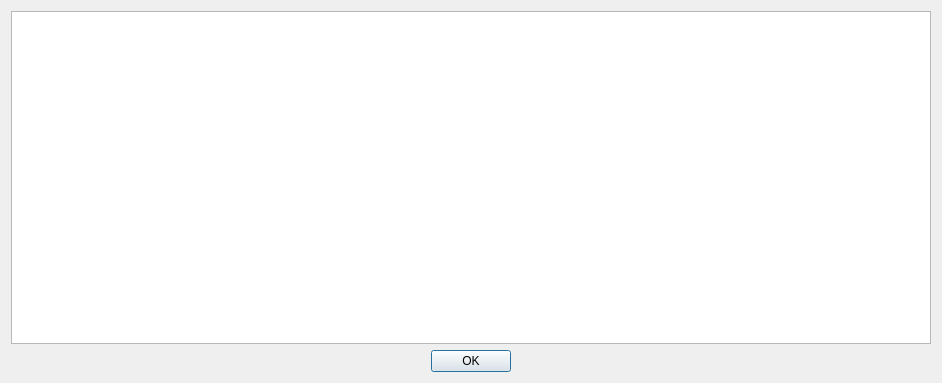
<?xml version="1.0" encoding="UTF-8"?>
<ui version="4.0">
 <class>Regularien</class>
 <widget class="QDialog" name="Regularien">
  <property name="geometry">
   <rect>
    <x>0</x>
    <y>0</y>
    <width>942</width>
    <height>383</height>
   </rect>
  </property>
  <property name="windowTitle">
   <string>Regularien und Prüfungsordnung</string>
  </property>
  <layout class="QVBoxLayout" name="verticalLayout">
   <item>
    <widget class="QTextBrowser" name="textBrowserRegularien"/>
   </item>
   <item>
    <widget class="QDialogButtonBox" name="buttonBox">
     <property name="orientation">
      <enum>Qt::Horizontal</enum>
     </property>
     <property name="standardButtons">
      <set>QDialogButtonBox::Ok</set>
     </property>
     <property name="centerButtons">
      <bool>true</bool>
     </property>
    </widget>
   </item>
  </layout>
 </widget>
 <resources/>
 <connections>
  <connection>
   <sender>buttonBox</sender>
   <signal>accepted()</signal>
   <receiver>Regularien</receiver>
   <slot>accept()</slot>
   <hints>
    <hint type="sourcelabel">
     <x>248</x>
     <y>254</y>
    </hint>
    <hint type="destinationlabel">
     <x>157</x>
     <y>274</y>
    </hint>
   </hints>
  </connection>
  <connection>
   <sender>buttonBox</sender>
   <signal>rejected()</signal>
   <receiver>Regularien</receiver>
   <slot>reject()</slot>
   <hints>
    <hint type="sourcelabel">
     <x>316</x>
     <y>260</y>
    </hint>
    <hint type="destinationlabel">
     <x>286</x>
     <y>274</y>
    </hint>
   </hints>
  </connection>
 </connections>
</ui>
